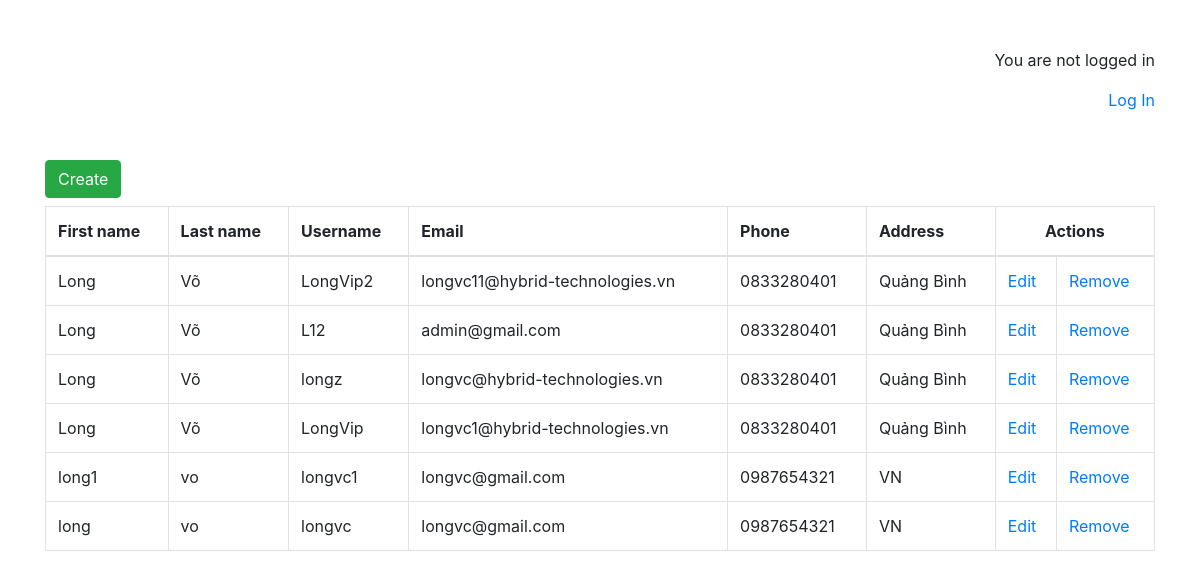
The page / on the database its author committed.
### users/models.py (models this page shows, shortened)
class UserModel(User):
    phone = models.CharField(max_length=10)
    address = models.CharField(max_length=225)
    class Meta:
        ordering = ['-id']

### users/views.py (the view)
# urls.py: path('', views.UserView.as_view(), name='list'),
class UserView(View):
    model = UserModel
    def get(self, request):
        data_users = self.model.objects.all()
        return render(request, 'user/index.html', {'data_users': data_users})

### users/templates/user/index.html
{% extends "layout/master.html" %}
{% block content %}
<div class="row mb-2">
    <div class="col-md-6">
        <a href="{% url 'create' %}" class="btn btn-success">Create</a>
    </div>
</div>
<div class="row">
    <div class="col-md-12">
    <table class="table table-hover table-bordered">
        <thead>
            <th>First name</th>
            <th>Last name</th>
            <th>Username</th>
            <th>Email</th>
            <th>Phone</th>
            <th>Address</th>
            <th colspan="2" class="text-center">Actions</th>
        </thead>
        <tbody>
            {% for user in data_users %}
            <tr>
                <td>{{ user.first_name }}</td>
                <td>{{ user.last_name }}</td>
                <td>{{ user.username }}</td>
                <td>{{ user.email }}</td>
                <td>{{ user.phone }}</td>
                <td>{{ user.address }}</td>
                <td><a href="{% url 'edit' id=user.id %}">Edit</a></td>
                <td><a href="{% url 'delete' id=user.id %}">Remove</a></td>
            </tr>
            {% endfor %}
        </tbody>
    </table>
    </div>
</div>
{% endblock %}

### users/templates/layout/master.html (shortened to what this page needs)
<!doctype html>
<html lang="en">
<head>
    <link rel="stylesheet" href="https://cdn.jsdelivr.net/npm/bootstrap@4.3.1/dist/css/bootstrap.min.css"
>
</head>
<body>
<div class="container">
    <div class="row mb-5">
        <div class="col-md-12 text-right">
            {% if user.is_authenticated %}
            Hi {{ user.username }}!
            <a href="{% url 'logout' %}">Logout</a>
            {% else %}
            <p>You are not logged in</p>
            <a href="{% url 'login' %}">Log In</a>
            {% endif %}
        </div>
    </div>
</div>
<div class="container">
    {% block content %}
    {% endblock %}
</div>
</body>
</html>

### rows shown on the page
UserModel: first_name "Long", last_name "Võ", username "LongVip2", email "longvc11@hybrid-technologies.vn", phone "0833280401", address "Quảng Bình"
UserModel: first_name "Long", last_name "Võ", username "L12", email "admin@gmail.com", phone "0833280401", address "Quảng Bình"
UserModel: first_name "Long", last_name "Võ", username "longz", email "longvc@hybrid-technologies.vn", phone "0833280401", address "Quảng Bình"
UserModel: first_name "Long", last_name "Võ", username "LongVip", email "longvc1@hybrid-technologies.vn", phone "0833280401", address "Quảng Bình"
UserModel: first_name "long1", last_name "vo", username "longvc1", email "longvc@gmail.com", phone "0987654321", address "VN"
UserModel: first_name "long", last_name "vo", username "longvc", email "longvc@gmail.com", phone "0987654321", address "VN"
